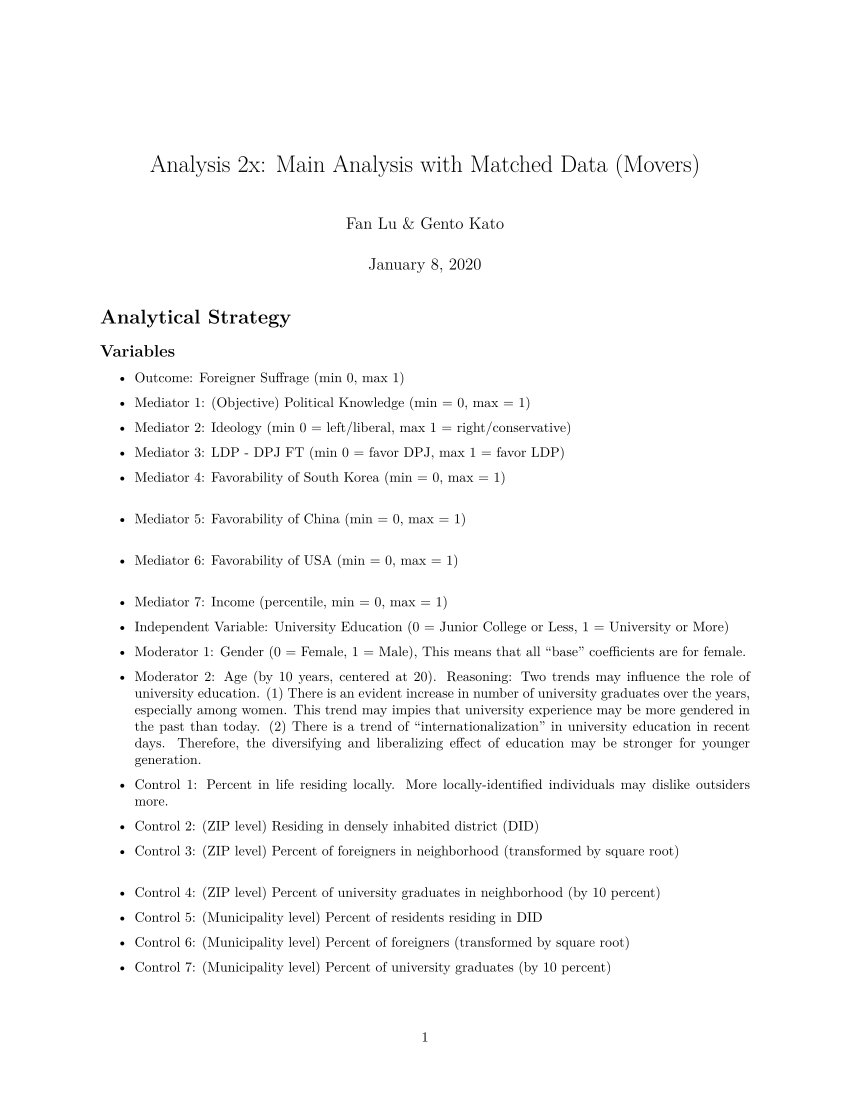

Source code (R):
#' ---
#' title: "Analysis 2x: Main Analysis with Matched Data (Movers)"
#' author: "Fan Lu & Gento Kato"
#' date: "January 8, 2020"
#' ---
#' 
#' # Analytical Strategy
#' 
#' ## Variables
#' 
#' 
#' * Outcome: Foreigner Suffrage (min 0, max 1)
#' 
#' 
#' * Mediator 1: (Objective) Political Knowledge (min = 0, max = 1)
#' * Mediator 2: Ideology (min 0 = left/liberal, max 1 = right/conservative)
#' * Mediator 3: LDP - DPJ FT (min 0 = favor DPJ, max 1 = favor LDP)
#' * Mediator 4: Favorability of South Korea (min = 0, max = 1)     
#' * Mediator 5: Favorability of China (min = 0, max = 1)     
#' * Mediator 6: Favorability of USA (min = 0, max = 1)   
#' * Mediator 7: Income (percentile, min = 0, max = 1)  
#' 
#' 
#' * Independent Variable: University Education (0 = Junior College or Less, 1 = University or More)
#' 
#' 
#' * Moderator 1: Gender (0 = Female, 1 = Male), This means that all "base" coefficients are for female.
#' * Moderator 2: Age (by 10 years, centered at 20). Reasoning: Two trends may influence the role of 
#' university education. (1) There is an evident increase in number of university graduates over 
#' the years, especially among women. This trend may impies that university experience may be 
#' more gendered in the past than today. (2) There is a trend of "internationalization" in 
#' university education in recent days. Therefore, the diversifying and liberalizing effect of 
#' education may be stronger for younger generation.   
#' 
#' * Control 1: Percent in life residing locally. More locally-identified individuals may dislike outsiders more.
#' * Control 2: (ZIP level) Residing in densely inhabited district (DID)
#' * Control 3: (ZIP level) Percent of foreigners in neighborhood (transformed by square root)        
#' * Control 4: (ZIP level) Percent of university graduates in neighborhood (by 10 percent)
#' * Control 5: (Municipality level) Percent of residents residing in DID
#' * Control 6: (Municipality level) Percent of foreigners (transformed by square root)
#' * Control 7: (Municipality level) Percent of university graduates (by 10 percent)
#'
#'                
#' ## Subset Data
#' 
#' Analysis is conducted on the following subset. 
#' 
#' If age - years of local ZIP residence is 23 or larger. 
#' 23 is the age of graduating university (the youngest possible) in Japan. 
#' Assuming that an individual is living in the local ZIP continuously, 
#' this condition implies that one moved to the ZIP of current residence 
#' (likely) after graduating the university. This incorporates the possibility 
#' that education changes attitudes through the movement in residence.
#' 
#' ## Modeling Strategy
#' 
#' All models are estimated by OLS. For outcome model, alternative model 
#' is estimated by the multinomial logit model, with 3 category DV (disagree, 
#' neither, agree), with disagree as a reference category.
#' 
#' ## Robustness Check (in this file)
#' 
#' SIFCCT has one special survey where they conducted a survey through mail. 
#' Mail survey contains identical set of variables as online survey. So I 
#' replicated the analysis with the mail survey. 
#' 
#' # Preparation 
#' 

## Clean Up Space
rm(list=ls())

## Set Working Directory (Automatically) ##
require(rstudioapi); require(rprojroot)
if (rstudioapi::isAvailable()==TRUE) {
  setwd(dirname(rstudioapi::getActiveDocumentContext()$path)); 
} 
projdir <- find_root(has_file("thisishome.txt"))
cat(paste("Working Directory Set to:\n",projdir))
setwd(projdir)

## Original Data
originaldir1a <- paste0(projdir, "/data/sifcct_zip_latest_v5.rds")
originaldir1b <- paste0(projdir, "/data/sifcct_zip_latest_panel_v5.rds")
original <- rbind(readRDS(originaldir1a),readRDS(originaldir1b))

## Matched/Unmatched Data Locations
datadir0x <- paste0(projdir, "/data/sifcct_moved_unmatched_v5.rds")
datadir1x <- paste0(projdir,"/data/sifcct_moved_matched_1_all_v5.rds")

## packages
require(sandwich)
require(lmtest)
require(MASS)
# devtools::install_github("tidyverse/ggplot2") # Need development version (as of Dec 31, 2019)
library(ggplot2)
require(texreg)
# require(nnet)
require(mlogit)
require(dfidx)
require(Formula)


## Formula (SIFCCT) ##

basemod0 <- formula(  ~ edu2*male*agex + lvpr +  
                        as.factor(wave)) # sifcct
basemodA <- formula(  ~ edu2*male*agex + lvpr +  
                        zip_did + sqrt(c10_sreg_fper) + I(c10_sreg_edu_ugsP/10) + 
                        as.factor(wave)) # sifcct
basemodB <- formula(  ~ edu2*male*agex + lvpr +  
                        didper + sqrt(c10_mun_fper) + I(c10_mun_edu_ugsP/10) + 
                        as.factor(wave)) # sifcct
basemodC <- formula(  ~ edu2*male*agex + lvpr +  
                        zip_did + sqrt(c10_sreg_fper) + I(c10_sreg_edu_ugsP/10) + 
                        didper + sqrt(c10_mun_fper) + I(c10_mun_edu_ugsP/10) + 
                        as.factor(wave)) # sifcct

## Formula (SIFCCT.mlogit) ##

outmod0.mlogit <- Formula(foreignsuff3x  ~ 0 | edu2*male*agex + lvpr +  
                            as.factor(wave)) # sifcct
outmodA.mlogit <- Formula(foreignsuff3x  ~ 0 | edu2*male*agex + lvpr +  
                            zip_did + sqrt(c10_sreg_fper) + I(c10_sreg_edu_ugsP/10) + 
                            as.factor(wave)) # sifcct
outmodB.mlogit <- Formula(foreignsuff3x  ~ 0 | edu2*male*agex + lvpr +  
                            didper + sqrt(c10_mun_fper) + I(c10_mun_edu_ugsP/10) + 
                            as.factor(wave)) # sifcct
outmodC.mlogit <- Formula(foreignsuff3x  ~ 0 | edu2*male*agex + lvpr +  
                            zip_did + sqrt(c10_sreg_fper) + I(c10_sreg_edu_ugsP/10) + 
                            didper + sqrt(c10_mun_fper) + I(c10_mun_edu_ugsP/10) + 
                            as.factor(wave)) # sifcct

## Variable Names ##

vnmap <- list("edu2" = "University education",
              "edu2 (1)" = "University education",
              "female" = "Gender (female)",
              "male" = "Gender (male)",
              "male (1)" = "Gender (male)",
              "age2" = "Age 50s or older",
              "agex" = "Age (by 10 years, centered at 45)",
              "edu2:female" = "University * Female",
              "edu2:male" = "University * Male",
              "edu2 (2)" = "University * Male",
              "edu2:age2" = "University * >=50s",
              "edu2:agex" = "University * Age",
              "edu2 (3)" = "University * Age",
              "edu2:female:age2" = "University * Female * >=50s",
              "edu2:male:age2" = "University * Male * >=50s",
              "edu2:female:agex" = "University * Female * Age",
              "edu2:male:agex" = "University * Male * Age",
              "edu2 (4)" = "University * Male * Age",
              "female:age2" = "Female * >=50s",
              "male:age2" = "Male * >=50s",
              "female:agex" = "Female * Age",
              "male:agex" = "Male * Age",
              "male (2)" = "Male * Age",
              "agecatMiddle Aged (40-50s)" = "Middle Aged (40-50s)",
              "agecatElder (>=60s)" = "Elder (>=60s)",
              "lvpr" = "% of Life Residing Locally (zip)",
              "zip_did" = "DID residence (zip)",
              "sqrt(c10_sreg_fper)" = "Foreigner % sqrt. (zip)",
              "c10_sreg_edu_ugsP" = "University % (zip)",
              "I(c10_sreg_edu_ugsP/10)" = "University % by 10% (zip)",
              "didper" = "DID proportion (mun.)",
              "sqrt(c10_mun_fper)" = "Foreigner % sqrt. (mun.)",
              "I(c10_mun_edu_ugsP/10)" = "University % by 10% (mun.)",
              "c10_mun_edu_ugsP" = "University % (mun.)")

#'
#' # With Unmatched Data
#'

sifcct <- readRDS(datadir0x)
sifcct$agex <- sifcct$age/10 - 4.5
sifcct$ldpdpjft <- original$ldpdpjft[match(paste(sifcct$id,sifcct$wave),paste(original$id,original$wave))]
summary(sifcct$ldpdpjft)
sifcct$income <- original$income[match(paste(sifcct$id,sifcct$wave),paste(original$id,original$wave))]
summary(sifcct$income)

#'
#' ## Outcome Model 
#'

## Living in Local ZIP since at least age 15 ##

s0mox_10 <- lm(update(foreignsuff ~ ., basemod0), data=sifcct[which(sifcct$age - sifcct$lvlen>=23),])
s0mox_1A <- lm(update(foreignsuff ~ ., basemodA), data=sifcct[which(sifcct$age - sifcct$lvlen>=23),])
s0mox_1B <- lm(update(foreignsuff ~ ., basemodB), data=sifcct[which(sifcct$age - sifcct$lvlen>=23),])
s0mox_1C <- lm(update(foreignsuff ~ ., basemodC), data=sifcct[which(sifcct$age - sifcct$lvlen>=23),])
screenreg(list(s0mox_10,s0mox_1A,s0mox_1B,s0mox_1C), digits = 4, #single.row = T,
          override.se = list(coeftest(s0mox_10,vcov.=vcovHC(s0mox_10))[,2],
                             coeftest(s0mox_1A,vcov.=vcovHC(s0mox_1A))[,2],
                             coeftest(s0mox_1B,vcov.=vcovHC(s0mox_1B))[,2],
                             coeftest(s0mox_1C,vcov.=vcovHC(s0mox_1C))[,2]),
          override.pvalues = list(coeftest(s0mox_10,vcov.=vcovHC(s0mox_10))[,4],
                                  coeftest(s0mox_1A,vcov.=vcovHC(s0mox_1A))[,4],
                                  coeftest(s0mox_1B,vcov.=vcovHC(s0mox_1B))[,4],
                                  coeftest(s0mox_1C,vcov.=vcovHC(s0mox_1C))[,4]),
          omit.coef = "(wave)",stars = c(0.1,0.05,0.01,0.001), symbol = "+",
          custom.coef.map = vnmap, 
          custom.model.names = c("Base","ZIP","Municipality","Full"))

#+ include = FALSE
texreg(list(s0mox_10,s0mox_1A,s0mox_1B,s0mox_1C), digits = 4, #single.row = T,
       override.se = list(coeftest(s0mox_10,vcov.=vcovHC(s0mox_10))[,2],
                          coeftest(s0mox_1A,vcov.=vcovHC(s0mox_1A))[,2],
                          coeftest(s0mox_1B,vcov.=vcovHC(s0mox_1B))[,2],
                          coeftest(s0mox_1C,vcov.=vcovHC(s0mox_1C))[,2]),
       override.pvalues = list(coeftest(s0mox_10,vcov.=vcovHC(s0mox_10))[,4],
                               coeftest(s0mox_1A,vcov.=vcovHC(s0mox_1A))[,4],
                               coeftest(s0mox_1B,vcov.=vcovHC(s0mox_1B))[,4],
                               coeftest(s0mox_1C,vcov.=vcovHC(s0mox_1C))[,4]),
       omit.coef = "(wave)",stars = c(0.1,0.05,0.01,0.001), symbol = "\\dagger",
       custom.coef.map = vnmap, 
       custom.model.names = c("Base","ZIP","Municipality","Full"),
       booktabs = TRUE, dcolumn = TRUE, use.packages = FALSE, table = FALSE, fontsize = "scriptsize",
       file = paste0(projdir,"/out/s0mox_1_tabular.tex"))

#+
extout <- function(gender,ageset,sub=1) {
  
  if (gender=="Male") sifcct$gender <- sifcct$female
  if (gender=="Female") sifcct$gender <- sifcct$male
  sifcct$ageset <- (sifcct$age - ageset)/10
  
  if (sub==1) {
    modset <- lm(foreignsuff ~ edu2 * gender * ageset + lvpr + zip_did + sqrt(c10_sreg_fper) + 
                   I(c10_sreg_edu_ugsP/10) + didper + sqrt(c10_mun_fper) + I(c10_mun_edu_ugsP/10) + 
                   as.factor(wave), data=sifcct[which(sifcct$age - sifcct$lvlen<=15),])
    subname = "Stayed"
  } else {
    modset <- lm(foreignsuff ~ edu2 * gender * ageset + lvpr + as.factor(wave), 
                 data=sifcct[which(sifcct$age - sifcct$lvlen>=23),])
    subname = "Moved"
  }
  
  
  res <- c(gender,ageset,coef(modset)[2],
           coefci(modset, vcov.=vcovHC(modset), level = 0.95)[2,],
           coefci(modset, vcov.=vcovHC(modset), level = 0.90)[2,],
           coeftest(modset, vcov.=vcovHC(modset))[2,c(2,4)],
           subname)
  names(res) <- c("gender","age","est","lci95","uci95","lci90","uci90","se","p","lv")
  
  return(res)
  
}

outdt0x <- rbind(extout("Female",25,2),
                extout("Female",35,2),
                extout("Female",45,2),
                extout("Female",55,2),
                extout("Female",65,2),
                extout("Male",25,2),
                extout("Male",35,2),
                extout("Male",45,2),
                extout("Male",55,2),
                extout("Male",65,2))
outdt0x <- as.data.frame(outdt0x)
for(i in 2:9) outdt0x[,i] <- as.numeric(outdt0x[,i])
outdt0x$gender <- factor(outdt0x$gender, levels=unique(outdt0x$gender))
summary(outdt0x)

#'
#' ## Outcome Model 2
#'

## Living in Local ZIP since at least age 15 ##

# require(nnet)
# s0mox2_10 <- multinom(update(foreignsuff3x ~ ., basemod0), data=sifcct[which(sifcct$age - sifcct$lvlen>=23),])
# s0mox2_1A <- multinom(update(foreignsuff3x ~ ., basemodA), data=sifcct[which(sifcct$age - sifcct$lvlen>=23),])
# s0mox2_1B <- multinom(update(foreignsuff3x ~ ., basemodB), data=sifcct[which(sifcct$age - sifcct$lvlen>=23),])
# s0mox2_1C <- multinom(update(foreignsuff3x ~ ., basemodC), data=sifcct[which(sifcct$age - sifcct$lvlen>=23),])

sifcct.mlogit <- dfidx(sifcct[which(sifcct$age - sifcct$lvlen>=23),],
                       shape = "wide", choice = "foreignsuff3x")
# # levels(sifcct.mlogit$idx$id2) <- c("Disagree","Neither","Agree")
s0mox2_10 <- mlogit(outmod0.mlogit, data=sifcct.mlogit, reflevel="Disagree")
s0mox2_1A <- mlogit(outmodA.mlogit, data=sifcct.mlogit, reflevel="Disagree")
s0mox2_1B <- mlogit(outmodB.mlogit, data=sifcct.mlogit, reflevel="Disagree")
s0mox2_1C <- mlogit(outmodC.mlogit, data=sifcct.mlogit, reflevel="Disagree")

screenreg(list(s0mox2_10,s0mox2_1A), digits = 4, #single.row = T,
          override.se = list(coeftest(s0mox2_10,vcov=sandwich)[grep(":Neither",names(coef(s0mox2_10))),2],
                             coeftest(s0mox2_10,vcov=sandwich)[grep(":Agree",names(coef(s0mox2_10))),2],
                             coeftest(s0mox2_1A,vcov=sandwich)[grep(":Neither",names(coef(s0mox2_1A))),2],
                             coeftest(s0mox2_1A,vcov=sandwich)[grep(":Agree",names(coef(s0mox2_1A))),2]),
          override.pvalues = list(coeftest(s0mox2_10,vcov=sandwich)[grep(":Neither",names(coef(s0mox2_10))),4],
                                  coeftest(s0mox2_10,vcov=sandwich)[grep(":Agree",names(coef(s0mox2_10))),4],
                                  coeftest(s0mox2_1A,vcov=sandwich)[grep(":Neither",names(coef(s0mox2_1A))),4],
                                  coeftest(s0mox2_1A,vcov=sandwich)[grep(":Agree",names(coef(s0mox2_1A))),4]),
          beside = T,
          omit.coef = "(wave)",stars = c(0.1,0.05,0.01,0.001), symbol = "+", 
          custom.model.names = c("Base: Agree","Base: Neither",
                                 "ZIP: Agree","ZIP: Neither"),
          custom.coef.map = vnmap)
screenreg(list(s0mox2_1B,s0mox2_1C), digits = 4, #single.row = T,
          override.se = list(coeftest(s0mox2_1B,vcov=sandwich)[grep(":Neither",names(coef(s0mox2_1B))),2],
                             coeftest(s0mox2_1B,vcov=sandwich)[grep(":Agree",names(coef(s0mox2_1B))),2],
                             coeftest(s0mox2_1C,vcov=sandwich)[grep(":Neither",names(coef(s0mox2_1C))),2],
                             coeftest(s0mox2_1C,vcov=sandwich)[grep(":Agree",names(coef(s0mox2_1C))),2]),
          override.pvalues = list(coeftest(s0mox2_1B,vcov=sandwich)[grep(":Neither",names(coef(s0mox2_1B))),4],
                                  coeftest(s0mox2_1B,vcov=sandwich)[grep(":Agree",names(coef(s0mox2_1B))),4],
                                  coeftest(s0mox2_1C,vcov=sandwich)[grep(":Neither",names(coef(s0mox2_1C))),4],
                                  coeftest(s0mox2_1C,vcov=sandwich)[grep(":Agree",names(coef(s0mox2_1C))),4]),
          beside = T,
          omit.coef = "(wave)",stars = c(0.1,0.05,0.01,0.001), symbol = "+",
          custom.coef.map = vnmap,
          custom.model.names = c("Mun.: Agree","Mun.: Neither",
                                 "Full: Agree","Full: Neither"))

#+ include = FALSE
texreg(list(s0mox2_10,s0mox2_1A), digits = 4, #single.row = T,
       override.se = list(coeftest(s0mox2_10,vcov=sandwich)[grep(":Neither",names(coef(s0mox2_10))),2],
                          coeftest(s0mox2_10,vcov=sandwich)[grep(":Agree",names(coef(s0mox2_10))),2],
                          coeftest(s0mox2_1A,vcov=sandwich)[grep(":Neither",names(coef(s0mox2_1A))),2],
                          coeftest(s0mox2_1A,vcov=sandwich)[grep(":Agree",names(coef(s0mox2_1A))),2]),
       override.pvalues = list(coeftest(s0mox2_10,vcov=sandwich)[grep(":Neither",names(coef(s0mox2_10))),4],
                               coeftest(s0mox2_10,vcov=sandwich)[grep(":Agree",names(coef(s0mox2_10))),4],
                               coeftest(s0mox2_1A,vcov=sandwich)[grep(":Neither",names(coef(s0mox2_1A))),4],
                               coeftest(s0mox2_1A,vcov=sandwich)[grep(":Agree",names(coef(s0mox2_1A))),4]),
       beside = T,
       omit.coef = "(wave)",stars = c(0.1,0.05,0.01,0.001), symbol = "\\dagger", 
       custom.model.names = c("Base: Agree","Base: Neither",
                              "ZIP: Agree","ZIP: Neither"),
       custom.coef.map = vnmap,
       booktabs = TRUE, dcolumn = TRUE, use.packages = FALSE, table = FALSE, fontsize = "scriptsize",
       file = paste0(projdir,"/out/s0mox2_1_1_tabular.tex"))
texreg(list(s0mox2_1B,s0mox2_1C), digits = 4, #single.row = T,
       override.se = list(coeftest(s0mox2_1B,vcov=sandwich)[grep(":Neither",names(coef(s0mox2_1B))),2],
                          coeftest(s0mox2_1B,vcov=sandwich)[grep(":Agree",names(coef(s0mox2_1B))),2],
                          coeftest(s0mox2_1C,vcov=sandwich)[grep(":Neither",names(coef(s0mox2_1C))),2],
                          coeftest(s0mox2_1C,vcov=sandwich)[grep(":Agree",names(coef(s0mox2_1C))),2]),
       override.pvalues = list(coeftest(s0mox2_1B,vcov=sandwich)[grep(":Neither",names(coef(s0mox2_1B))),4],
                               coeftest(s0mox2_1B,vcov=sandwich)[grep(":Agree",names(coef(s0mox2_1B))),4],
                               coeftest(s0mox2_1C,vcov=sandwich)[grep(":Neither",names(coef(s0mox2_1C))),4],
                               coeftest(s0mox2_1C,vcov=sandwich)[grep(":Agree",names(coef(s0mox2_1C))),4]),
       beside = T,
       omit.coef = "(wave)",stars = c(0.1,0.05,0.01,0.001), symbol = "\\dagger",
       custom.coef.map = vnmap,
       custom.model.names = c("Mun.: Agree","Mun.: Neither",
                              "Full: Agree","Full: Neither"),
       booktabs = TRUE, dcolumn = TRUE, use.packages = FALSE, table = FALSE, fontsize = "scriptsize",
       file = paste0(projdir,"/out/s0mox2_1_2_tabular.tex"))

#+
extout <- function(gender,ageset,sub=1) {
  
  if (gender=="Male") sifcct$gender <- sifcct$female
  if (gender=="Female") sifcct$gender <- sifcct$male
  sifcct$ageset <- (sifcct$age - ageset)/10
  
  if (sub==1) {
    # modset <- multinom(foreignsuff3x ~ edu2 * gender * ageset + lvpr + zip_did + sqrt(c10_sreg_fper) + 
    #                      I(c10_sreg_edu_ugsP/10) + didper + sqrt(c10_mun_fper) + I(c10_mun_edu_ugsP/10) + 
    #                      as.factor(wave), data=sifcct[which(sifcct$age - sifcct$lvlen<=15),],
    #                    Hess = TRUE)
    sifcct.mlogit.tmp <- dfidx(sifcct[which(sifcct$age - sifcct$lvlen<=15),],
                               shape = "wide", choice = "foreignsuff3x")
    # levels(sifcct.mlogit.tmp$idx$id2) <- c("Disagree","Neither","Agree")
    modset <- mlogit(foreignsuff3x ~ 0 | edu2 * gender * ageset + lvpr + zip_did + sqrt(c10_sreg_fper) + 
                       I(c10_sreg_edu_ugsP/10) + didper + sqrt(c10_mun_fper) + I(c10_mun_edu_ugsP/10) + 
                       as.factor(wave), data=sifcct.mlogit.tmp, reflevel = "Disagree")
    subname = "Stayed"
  } else {
    # modset <- multinom(foreignsuff3x ~ edu2 * gender * ageset + lvpr + as.factor(wave), 
    #                    data=sifcct[which(sifcct$age - sifcct$lvlen>=23),],
    #                    Hess = TRUE)
    sifcct.mlogit.tmp <- dfidx(sifcct[which(sifcct$age - sifcct$lvlen>=23),],
                               shape = "wide", choice = "foreignsuff3x")
    # levels(sifcct.mlogit.tmp$idx$id2) <- c("Disagree","Neither","Agree")
    modset <- mlogit(foreignsuff3x ~ 0 | edu2 * gender * ageset + lvpr + as.factor(wave), 
                     data=sifcct.mlogit.tmp, reflevel = "Disagree")
    subname = "Moved"
  }
  
  # modres <- extract(modset)
  
  # res <- c(gender,ageset,modres@coef[grep("^Agree: edu2$",modres@coef.names)],
  #          modres@coef[grep("^Agree: edu2$",modres@coef.names)] - qnorm(0.975)*modres@se[grep("^Agree: edu2$",modres@coef.names)],
  #          modres@coef[grep("^Agree: edu2$",modres@coef.names)] + qnorm(0.975)*modres@se[grep("^Agree: edu2$",modres@coef.names)],
  #          modres@coef[grep("^Agree: edu2$",modres@coef.names)] - qnorm(0.95)*modres@se[grep("^Agree: edu2$",modres@coef.names)],
  #          modres@coef[grep("^Agree: edu2$",modres@coef.names)] + qnorm(0.95)*modres@se[grep("^Agree: edu2$",modres@coef.names)],
  #          modres@se[grep("^Agree: edu2$",modres@coef.names)],
  #          modres@pvalues[grep("^Agree: edu2$",modres@coef.names)],
  #          subname)
  res <- c(gender,ageset,coef(modset)[3],
           coefci(modset, vcov=sandwich, level = 0.95)[3,],
           coefci(modset, vcov=sandwich, level = 0.90)[3,],
           coeftest(modset, vcov=sandwich)[3,c(2,4)],
           subname)
  
  names(res) <- c("gender","age","est","lci95","uci95","lci90","uci90","se","p","lv")
  
  return(res)
  
}

outdt0xm <- rbind(extout("Female",25,2),
                 extout("Female",35,2),
                 extout("Female",45,2),
                 extout("Female",55,2),
                 extout("Female",65,2),
                 extout("Male",25,2),
                 extout("Male",35,2),
                 extout("Male",45,2),
                 extout("Male",55,2),
                 extout("Male",65,2))
outdt0xm <- as.data.frame(outdt0xm)
for(i in 2:9) outdt0xm[,i] <- as.numeric(outdt0xm[,i])
outdt0xm$gender <- factor(outdt0xm$gender, levels=unique(outdt0xm$gender))
summary(outdt0xm)

#'
#' ## Mediator Models
#' 
#' ## Knowledge
#'

s0mmx01_10 <- lm(update(knowledge ~ ., basemod0), data=sifcct[which(sifcct$age - sifcct$lvlen>=23),])
s0mmx01_1A <- lm(update(knowledge ~ ., basemodA), data=sifcct[which(sifcct$age - sifcct$lvlen>=23),])
s0mmx01_1B <- lm(update(knowledge ~ ., basemodB), data=sifcct[which(sifcct$age - sifcct$lvlen>=23),])
s0mmx01_1C <- lm(update(knowledge ~ ., basemodC), data=sifcct[which(sifcct$age - sifcct$lvlen>=23),])
screenreg(list(s0mmx01_10,s0mmx01_1A,s0mmx01_1B,s0mmx01_1C), digits = 4, #single.row = T,
          override.se = list(coeftest(s0mmx01_10,vcov.=vcovHC(s0mmx01_10))[,2],
                             coeftest(s0mmx01_1A,vcov.=vcovHC(s0mmx01_1A))[,2],
                             coeftest(s0mmx01_1B,vcov.=vcovHC(s0mmx01_1B))[,2],
                             coeftest(s0mmx01_1C,vcov.=vcovHC(s0mmx01_1C))[,2]),
          override.pvalues = list(coeftest(s0mmx01_10,vcov.=vcovHC(s0mmx01_10))[,4],
                                  coeftest(s0mmx01_1A,vcov.=vcovHC(s0mmx01_1A))[,4],
                                  coeftest(s0mmx01_1B,vcov.=vcovHC(s0mmx01_1B))[,4],
                                  coeftest(s0mmx01_1C,vcov.=vcovHC(s0mmx01_1C))[,4]),
          omit.coef = "(wave)", stars = c(0.1,0.05,0.01,0.001), symbol = "+",
          custom.coef.map = vnmap, 
          custom.model.names = c("Base","ZIP","Municipality","Full"))

#+ include = FALSE
texreg(list(s0mmx01_10,s0mmx01_1A,s0mmx01_1B,s0mmx01_1C), digits = 4, #single.row = T,
       override.se = list(coeftest(s0mmx01_10,vcov.=vcovHC(s0mmx01_10))[,2],
                          coeftest(s0mmx01_1A,vcov.=vcovHC(s0mmx01_1A))[,2],
                          coeftest(s0mmx01_1B,vcov.=vcovHC(s0mmx01_1B))[,2],
                          coeftest(s0mmx01_1C,vcov.=vcovHC(s0mmx01_1C))[,2]),
       override.pvalues = list(coeftest(s0mmx01_10,vcov.=vcovHC(s0mmx01_10))[,4],
                               coeftest(s0mmx01_1A,vcov.=vcovHC(s0mmx01_1A))[,4],
                               coeftest(s0mmx01_1B,vcov.=vcovHC(s0mmx01_1B))[,4],
                               coeftest(s0mmx01_1C,vcov.=vcovHC(s0mmx01_1C))[,4]),
       omit.coef = "(wave)", stars = c(0.1,0.05,0.01,0.001), symbol = "\\dagger",
       custom.coef.map = vnmap, 
       custom.model.names = c("Base","ZIP","Municipality","Full"),
       booktabs = TRUE, dcolumn = TRUE, use.packages = FALSE, table = FALSE, fontsize = "scriptsize",
       file = paste0(projdir,"/out/s0mmx01_1_tabular.tex"))



#'
#' ## Ideology
#'

s0mmx02_10 <- lm(update(ideology ~ ., basemod0), data=sifcct[which(sifcct$age - sifcct$lvlen>=23),])
s0mmx02_1A <- lm(update(ideology ~ ., basemodA), data=sifcct[which(sifcct$age - sifcct$lvlen>=23),])
s0mmx02_1B <- lm(update(ideology ~ ., basemodB), data=sifcct[which(sifcct$age - sifcct$lvlen>=23),])
s0mmx02_1C <- lm(update(ideology ~ ., basemodC), data=sifcct[which(sifcct$age - sifcct$lvlen>=23),])
screenreg(list(s0mmx02_10,s0mmx02_1A,s0mmx02_1B,s0mmx02_1C), digits = 4, #single.row = T,
          override.se = list(coeftest(s0mmx02_10,vcov.=vcovHC(s0mmx02_10))[,2],
                             coeftest(s0mmx02_1A,vcov.=vcovHC(s0mmx02_1A))[,2],
                             coeftest(s0mmx02_1B,vcov.=vcovHC(s0mmx02_1B))[,2],
                             coeftest(s0mmx02_1C,vcov.=vcovHC(s0mmx02_1C))[,2]),
          override.pvalues = list(coeftest(s0mmx02_10,vcov.=vcovHC(s0mmx02_10))[,4],
                                  coeftest(s0mmx02_1A,vcov.=vcovHC(s0mmx02_1A))[,4],
                                  coeftest(s0mmx02_1B,vcov.=vcovHC(s0mmx02_1B))[,4],
                                  coeftest(s0mmx02_1C,vcov.=vcovHC(s0mmx02_1C))[,4]),
          omit.coef = "(wave)", stars = c(0.1,0.05,0.01,0.001), symbol = "+",
          custom.coef.map = vnmap, 
          custom.model.names = c("Base","ZIP","Municipality","Full"))

#+ include = FALSE
texreg(list(s0mmx02_10,s0mmx02_1A,s0mmx02_1B,s0mmx02_1C), digits = 4, #single.row = T,
       override.se = list(coeftest(s0mmx02_10,vcov.=vcovHC(s0mmx02_10))[,2],
                          coeftest(s0mmx02_1A,vcov.=vcovHC(s0mmx02_1A))[,2],
                          coeftest(s0mmx02_1B,vcov.=vcovHC(s0mmx02_1B))[,2],
                          coeftest(s0mmx02_1C,vcov.=vcovHC(s0mmx02_1C))[,2]),
       override.pvalues = list(coeftest(s0mmx02_10,vcov.=vcovHC(s0mmx02_10))[,4],
                               coeftest(s0mmx02_1A,vcov.=vcovHC(s0mmx02_1A))[,4],
                               coeftest(s0mmx02_1B,vcov.=vcovHC(s0mmx02_1B))[,4],
                               coeftest(s0mmx02_1C,vcov.=vcovHC(s0mmx02_1C))[,4]),
       omit.coef = "(wave)", stars = c(0.1,0.05,0.01,0.001), symbol = "\\dagger",
       custom.coef.map = vnmap, 
       custom.model.names = c("Base","ZIP","Municipality","Full"),
       booktabs = TRUE, dcolumn = TRUE, use.packages = FALSE, table = FALSE, fontsize = "scriptsize",
       file = paste0(projdir,"/out/s0mmx02_1_tabular.tex"))

#'
#' ## LDP - DPJ FT
#'

s0mmx03_10 <- lm(update(ldpdpjft ~ ., basemod0), data=sifcct[which(sifcct$age - sifcct$lvlen>=23),])
s0mmx03_1A <- lm(update(ldpdpjft ~ ., basemodA), data=sifcct[which(sifcct$age - sifcct$lvlen>=23),])
s0mmx03_1B <- lm(update(ldpdpjft ~ ., basemodB), data=sifcct[which(sifcct$age - sifcct$lvlen>=23),])
s0mmx03_1C <- lm(update(ldpdpjft ~ ., basemodC), data=sifcct[which(sifcct$age - sifcct$lvlen>=23),])
screenreg(list(s0mmx03_10,s0mmx03_1A,s0mmx03_1B,s0mmx03_1C), digits = 4, #single.row = T,
          override.se = list(coeftest(s0mmx03_10,vcov.=vcovHC(s0mmx03_10))[,2],
                             coeftest(s0mmx03_1A,vcov.=vcovHC(s0mmx03_1A))[,2],
                             coeftest(s0mmx03_1B,vcov.=vcovHC(s0mmx03_1B))[,2],
                             coeftest(s0mmx03_1C,vcov.=vcovHC(s0mmx03_1C))[,2]),
          override.pvalues = list(coeftest(s0mmx03_10,vcov.=vcovHC(s0mmx03_10))[,4],
                                  coeftest(s0mmx03_1A,vcov.=vcovHC(s0mmx03_1A))[,4],
                                  coeftest(s0mmx03_1B,vcov.=vcovHC(s0mmx03_1B))[,4],
                                  coeftest(s0mmx03_1C,vcov.=vcovHC(s0mmx03_1C))[,4]),
          omit.coef = "(wave)", stars = c(0.1,0.05,0.01,0.001), symbol = "+",
          custom.coef.map = vnmap, 
          custom.model.names = c("Base","ZIP","Municipality","Full"))

#+ include = FALSE
texreg(list(s0mmx03_10,s0mmx03_1A,s0mmx03_1B,s0mmx03_1C), digits = 4, #single.row = T,
       override.se = list(coeftest(s0mmx03_10,vcov.=vcovHC(s0mmx03_10))[,2],
                          coeftest(s0mmx03_1A,vcov.=vcovHC(s0mmx03_1A))[,2],
                          coeftest(s0mmx03_1B,vcov.=vcovHC(s0mmx03_1B))[,2],
                          coeftest(s0mmx03_1C,vcov.=vcovHC(s0mmx03_1C))[,2]),
       override.pvalues = list(coeftest(s0mmx03_10,vcov.=vcovHC(s0mmx03_10))[,4],
                               coeftest(s0mmx03_1A,vcov.=vcovHC(s0mmx03_1A))[,4],
                               coeftest(s0mmx03_1B,vcov.=vcovHC(s0mmx03_1B))[,4],
                               coeftest(s0mmx03_1C,vcov.=vcovHC(s0mmx03_1C))[,4]),
       omit.coef = "(wave)", stars = c(0.1,0.05,0.01,0.001), symbol = "\\dagger",
       custom.coef.map = vnmap, 
       custom.model.names = c("Base","ZIP","Municipality","Full"),
       booktabs = TRUE, dcolumn = TRUE, use.packages = FALSE, table = FALSE, fontsize = "scriptsize",
       file = paste0(projdir,"/out/s0mmx03_1_tabular.tex"))


#'
#' ## Favorability of South Korea
#'

s0mmx04_10 <- lm(update(familiarityFT_KOR ~ ., basemod0), data=sifcct[which(sifcct$age - sifcct$lvlen>=23),])
s0mmx04_1A <- lm(update(familiarityFT_KOR ~ ., basemodA), data=sifcct[which(sifcct$age - sifcct$lvlen>=23),])
s0mmx04_1B <- lm(update(familiarityFT_KOR ~ ., basemodB), data=sifcct[which(sifcct$age - sifcct$lvlen>=23),])
s0mmx04_1C <- lm(update(familiarityFT_KOR ~ ., basemodC), data=sifcct[which(sifcct$age - sifcct$lvlen>=23),])
screenreg(list(s0mmx04_10,s0mmx04_1A,s0mmx04_1B,s0mmx04_1C), digits = 4, #single.row = T,
          override.se = list(coeftest(s0mmx04_10,vcov.=vcovHC(s0mmx04_10))[,2],
                             coeftest(s0mmx04_1A,vcov.=vcovHC(s0mmx04_1A))[,2],
                             coeftest(s0mmx04_1B,vcov.=vcovHC(s0mmx04_1B))[,2],
                             coeftest(s0mmx04_1C,vcov.=vcovHC(s0mmx04_1C))[,2]),
          override.pvalues = list(coeftest(s0mmx04_10,vcov.=vcovHC(s0mmx04_10))[,4],
                                  coeftest(s0mmx04_1A,vcov.=vcovHC(s0mmx04_1A))[,4],
                                  coeftest(s0mmx04_1B,vcov.=vcovHC(s0mmx04_1B))[,4],
                                  coeftest(s0mmx04_1C,vcov.=vcovHC(s0mmx04_1C))[,4]),
          omit.coef = "(wave)", stars = c(0.1,0.05,0.01,0.001), symbol = "+",
          custom.coef.map = vnmap, 
          custom.model.names = c("Base","ZIP","Municipality","Full"))

#+ include = FALSE
texreg(list(s0mmx04_10,s0mmx04_1A,s0mmx04_1B,s0mmx04_1C), digits = 4, #single.row = T,
       override.se = list(coeftest(s0mmx04_10,vcov.=vcovHC(s0mmx04_10))[,2],
                          coeftest(s0mmx04_1A,vcov.=vcovHC(s0mmx04_1A))[,2],
                          coeftest(s0mmx04_1B,vcov.=vcovHC(s0mmx04_1B))[,2],
                          coeftest(s0mmx04_1C,vcov.=vcovHC(s0mmx04_1C))[,2]),
       override.pvalues = list(coeftest(s0mmx04_10,vcov.=vcovHC(s0mmx04_10))[,4],
                               coeftest(s0mmx04_1A,vcov.=vcovHC(s0mmx04_1A))[,4],
                               coeftest(s0mmx04_1B,vcov.=vcovHC(s0mmx04_1B))[,4],
                               coeftest(s0mmx04_1C,vcov.=vcovHC(s0mmx04_1C))[,4]),
       omit.coef = "(wave)", stars = c(0.1,0.05,0.01,0.001), symbol = "\\dagger",
       custom.coef.map = vnmap, 
       custom.model.names = c("Base","ZIP","Municipality","Full"),
       booktabs = TRUE, dcolumn = TRUE, use.packages = FALSE, table = FALSE, fontsize = "scriptsize",
       file = paste0(projdir,"/out/s0mmx04_1_tabular.tex"))

#'
#' ## Favorability of China
#'

s0mmx05_10 <- lm(update(familiarityFT_CHN ~ ., basemod0), data=sifcct[which(sifcct$age - sifcct$lvlen>=23),])
s0mmx05_1A <- lm(update(familiarityFT_CHN ~ ., basemodA), data=sifcct[which(sifcct$age - sifcct$lvlen>=23),])
s0mmx05_1B <- lm(update(familiarityFT_CHN ~ ., basemodB), data=sifcct[which(sifcct$age - sifcct$lvlen>=23),])
s0mmx05_1C <- lm(update(familiarityFT_CHN ~ ., basemodC), data=sifcct[which(sifcct$age - sifcct$lvlen>=23),])
screenreg(list(s0mmx05_10,s0mmx05_1A,s0mmx05_1B,s0mmx05_1C), digits = 4, #single.row = T,
          override.se = list(coeftest(s0mmx05_10,vcov.=vcovHC(s0mmx05_10))[,2],
                             coeftest(s0mmx05_1A,vcov.=vcovHC(s0mmx05_1A))[,2],
                             coeftest(s0mmx05_1B,vcov.=vcovHC(s0mmx05_1B))[,2],
                             coeftest(s0mmx05_1C,vcov.=vcovHC(s0mmx05_1C))[,2]),
          override.pvalues = list(coeftest(s0mmx05_10,vcov.=vcovHC(s0mmx05_10))[,4],
                                  coeftest(s0mmx05_1A,vcov.=vcovHC(s0mmx05_1A))[,4],
                                  coeftest(s0mmx05_1B,vcov.=vcovHC(s0mmx05_1B))[,4],
                                  coeftest(s0mmx05_1C,vcov.=vcovHC(s0mmx05_1C))[,4]),
          omit.coef = "(wave)", stars = c(0.1,0.05,0.01,0.001), symbol = "+",
          custom.coef.map = vnmap, 
          custom.model.names = c("Base","ZIP","Municipality","Full"))

#+ include = FALSE
texreg(list(s0mmx05_10,s0mmx05_1A,s0mmx05_1B,s0mmx05_1C), digits = 4, #single.row = T,
       override.se = list(coeftest(s0mmx05_10,vcov.=vcovHC(s0mmx05_10))[,2],
                          coeftest(s0mmx05_1A,vcov.=vcovHC(s0mmx05_1A))[,2],
                          coeftest(s0mmx05_1B,vcov.=vcovHC(s0mmx05_1B))[,2],
                          coeftest(s0mmx05_1C,vcov.=vcovHC(s0mmx05_1C))[,2]),
       override.pvalues = list(coeftest(s0mmx05_10,vcov.=vcovHC(s0mmx05_10))[,4],
                               coeftest(s0mmx05_1A,vcov.=vcovHC(s0mmx05_1A))[,4],
                               coeftest(s0mmx05_1B,vcov.=vcovHC(s0mmx05_1B))[,4],
                               coeftest(s0mmx05_1C,vcov.=vcovHC(s0mmx05_1C))[,4]),
       omit.coef = "(wave)", stars = c(0.1,0.05,0.01,0.001), symbol = "\\dagger",
       custom.coef.map = vnmap, 
       custom.model.names = c("Base","ZIP","Municipality","Full"),
       booktabs = TRUE, dcolumn = TRUE, use.packages = FALSE, table = FALSE, fontsize = "scriptsize",
       file = paste0(projdir,"/out/s0mmx05_1_tabular.tex"))

#'
#' ## Favorability of USA
#'

s0mmx06_10 <- lm(update(familiarityFT_USA ~ ., basemod0), data=sifcct[which(sifcct$age - sifcct$lvlen>=23),])
s0mmx06_1A <- lm(update(familiarityFT_USA ~ ., basemodA), data=sifcct[which(sifcct$age - sifcct$lvlen>=23),])
s0mmx06_1B <- lm(update(familiarityFT_USA ~ ., basemodB), data=sifcct[which(sifcct$age - sifcct$lvlen>=23),])
s0mmx06_1C <- lm(update(familiarityFT_USA ~ ., basemodC), data=sifcct[which(sifcct$age - sifcct$lvlen>=23),])
screenreg(list(s0mmx06_10,s0mmx06_1A,s0mmx06_1B,s0mmx06_1C), digits = 4, #single.row = T,
          override.se = list(coeftest(s0mmx06_10,vcov.=vcovHC(s0mmx06_10))[,2],
                             coeftest(s0mmx06_1A,vcov.=vcovHC(s0mmx06_1A))[,2],
                             coeftest(s0mmx06_1B,vcov.=vcovHC(s0mmx06_1B))[,2],
                             coeftest(s0mmx06_1C,vcov.=vcovHC(s0mmx06_1C))[,2]),
          override.pvalues = list(coeftest(s0mmx06_10,vcov.=vcovHC(s0mmx06_10))[,4],
                                  coeftest(s0mmx06_1A,vcov.=vcovHC(s0mmx06_1A))[,4],
                                  coeftest(s0mmx06_1B,vcov.=vcovHC(s0mmx06_1B))[,4],
                                  coeftest(s0mmx06_1C,vcov.=vcovHC(s0mmx06_1C))[,4]),
          omit.coef = "(wave)", stars = c(0.1,0.05,0.01,0.001), symbol = "+",
          custom.coef.map = vnmap, 
          custom.model.names = c("Base","ZIP","Municipality","Full"))

#+ include = FALSE
texreg(list(s0mmx06_10,s0mmx06_1A,s0mmx06_1B,s0mmx06_1C), digits = 4, #single.row = T,
       override.se = list(coeftest(s0mmx06_10,vcov.=vcovHC(s0mmx06_10))[,2],
                          coeftest(s0mmx06_1A,vcov.=vcovHC(s0mmx06_1A))[,2],
                          coeftest(s0mmx06_1B,vcov.=vcovHC(s0mmx06_1B))[,2],
                          coeftest(s0mmx06_1C,vcov.=vcovHC(s0mmx06_1C))[,2]),
       override.pvalues = list(coeftest(s0mmx06_10,vcov.=vcovHC(s0mmx06_10))[,4],
                               coeftest(s0mmx06_1A,vcov.=vcovHC(s0mmx06_1A))[,4],
                               coeftest(s0mmx06_1B,vcov.=vcovHC(s0mmx06_1B))[,4],
                               coeftest(s0mmx06_1C,vcov.=vcovHC(s0mmx06_1C))[,4]),
       omit.coef = "(wave)", stars = c(0.1,0.05,0.01,0.001), symbol = "\\dagger",
       custom.coef.map = vnmap, 
       custom.model.names = c("Base","ZIP","Municipality","Full"),
       booktabs = TRUE, dcolumn = TRUE, use.packages = FALSE, table = FALSE, fontsize = "scriptsize",
       file = paste0(projdir,"/out/s0mmx06_1_tabular.tex"))


#' 
#' ## Income
#'

s0mmx07_10 <- lm(update(income ~ ., basemod0), data=sifcct[which(sifcct$age - sifcct$lvlen>=23),])
s0mmx07_1A <- lm(update(income ~ ., basemodA), data=sifcct[which(sifcct$age - sifcct$lvlen>=23),])
s0mmx07_1B <- lm(update(income ~ ., basemodB), data=sifcct[which(sifcct$age - sifcct$lvlen>=23),])
s0mmx07_1C <- lm(update(income ~ ., basemodC), data=sifcct[which(sifcct$age - sifcct$lvlen>=23),])
screenreg(list(s0mmx07_10,s0mmx07_1A,s0mmx07_1B,s0mmx07_1C), digits = 4, #single.row = T,
          override.se = list(coeftest(s0mmx07_10,vcov.=vcovHC(s0mmx07_10))[,2],
                             coeftest(s0mmx07_1A,vcov.=vcovHC(s0mmx07_1A))[,2],
                             coeftest(s0mmx07_1B,vcov.=vcovHC(s0mmx07_1B))[,2],
                             coeftest(s0mmx07_1C,vcov.=vcovHC(s0mmx07_1C))[,2]),
          override.pvalues = list(coeftest(s0mmx07_10,vcov.=vcovHC(s0mmx07_10))[,4],
                                  coeftest(s0mmx07_1A,vcov.=vcovHC(s0mmx07_1A))[,4],
                                  coeftest(s0mmx07_1B,vcov.=vcovHC(s0mmx07_1B))[,4],
                                  coeftest(s0mmx07_1C,vcov.=vcovHC(s0mmx07_1C))[,4]),
          omit.coef = "(wave)", stars = c(0.1,0.05,0.01,0.001), symbol = "+",
          custom.coef.map = vnmap, 
          custom.model.names = c("Base","ZIP","Municipality","Full"))

#+ include = FALSE
texreg(list(s0mmx07_10,s0mmx07_1A,s0mmx07_1B,s0mmx07_1C), digits = 4, #single.row = T,
       override.se = list(coeftest(s0mmx07_10,vcov.=vcovHC(s0mmx07_10))[,2],
                          coeftest(s0mmx07_1A,vcov.=vcovHC(s0mmx07_1A))[,2],
                          coeftest(s0mmx07_1B,vcov.=vcovHC(s0mmx07_1B))[,2],
                          coeftest(s0mmx07_1C,vcov.=vcovHC(s0mmx07_1C))[,2]),
       override.pvalues = list(coeftest(s0mmx07_10,vcov.=vcovHC(s0mmx07_10))[,4],
                               coeftest(s0mmx07_1A,vcov.=vcovHC(s0mmx07_1A))[,4],
                               coeftest(s0mmx07_1B,vcov.=vcovHC(s0mmx07_1B))[,4],
                               coeftest(s0mmx07_1C,vcov.=vcovHC(s0mmx07_1C))[,4]),
       omit.coef = "(wave)", stars = c(0.1,0.05,0.01,0.001), symbol = "\\dagger",
       custom.coef.map = vnmap, 
       custom.model.names = c("Base","ZIP","Municipality","Full"),
       booktabs = TRUE, dcolumn = TRUE, use.packages = FALSE, table = FALSE, fontsize = "scriptsize",
       file = paste0(projdir,"/out/s0mmx07_1_tabular.tex"))

#'
#' # With Matched Data (Without Distance Adjustment)
#'

sifcct <- readRDS(datadir1x)
sifcct$agex <- sifcct$age/10 - 4.5
sifcct$ldpdpjft <- original$ldpdpjft[match(paste(sifcct$id,sifcct$wave),paste(original$id,original$wave))]
summary(sifcct$ldpdpjft)
sifcct$income <- original$income[match(paste(sifcct$id,sifcct$wave),paste(original$id,original$wave))]
summary(sifcct$income)

#'
#' ## Outcome Model 
#'

## Living in Local ZIP since at least age 15 ##

s1mox_10 <- lm(update(foreignsuff ~ ., basemod0), data=sifcct[which(sifcct$age - sifcct$lvlen>=23),])
s1mox_1A <- lm(update(foreignsuff ~ ., basemodA), data=sifcct[which(sifcct$age - sifcct$lvlen>=23),])
s1mox_1B <- lm(update(foreignsuff ~ ., basemodB), data=sifcct[which(sifcct$age - sifcct$lvlen>=23),])
s1mox_1C <- lm(update(foreignsuff ~ ., basemodC), data=sifcct[which(sifcct$age - sifcct$lvlen>=23),])
screenreg(list(s1mox_10,s1mox_1A,s1mox_1B,s1mox_1C), digits = 4, #single.row = T,
          override.se = list(coeftest(s1mox_10,vcov.=vcovHC(s1mox_10))[,2],
                             coeftest(s1mox_1A,vcov.=vcovHC(s1mox_1A))[,2],
                             coeftest(s1mox_1B,vcov.=vcovHC(s1mox_1B))[,2],
                             coeftest(s1mox_1C,vcov.=vcovHC(s1mox_1C))[,2]),
          override.pvalues = list(coeftest(s1mox_10,vcov.=vcovHC(s1mox_10))[,4],
                                  coeftest(s1mox_1A,vcov.=vcovHC(s1mox_1A))[,4],
                                  coeftest(s1mox_1B,vcov.=vcovHC(s1mox_1B))[,4],
                                  coeftest(s1mox_1C,vcov.=vcovHC(s1mox_1C))[,4]),
          omit.coef = "(wave)",stars = c(0.1,0.05,0.01,0.001), symbol = "+",
          custom.coef.map = vnmap, 
          custom.model.names = c("Base","ZIP","Municipality","Full"))

#+ include = FALSE
texreg(list(s1mox_10,s1mox_1A,s1mox_1B,s1mox_1C), digits = 4, #single.row = T,
       override.se = list(coeftest(s1mox_10,vcov.=vcovHC(s1mox_10))[,2],
                          coeftest(s1mox_1A,vcov.=vcovHC(s1mox_1A))[,2],
                          coeftest(s1mox_1B,vcov.=vcovHC(s1mox_1B))[,2],
                          coeftest(s1mox_1C,vcov.=vcovHC(s1mox_1C))[,2]),
       override.pvalues = list(coeftest(s1mox_10,vcov.=vcovHC(s1mox_10))[,4],
                               coeftest(s1mox_1A,vcov.=vcovHC(s1mox_1A))[,4],
                               coeftest(s1mox_1B,vcov.=vcovHC(s1mox_1B))[,4],
                               coeftest(s1mox_1C,vcov.=vcovHC(s1mox_1C))[,4]),
       omit.coef = "(wave)",stars = c(0.1,0.05,0.01,0.001), symbol = "\\dagger",
       custom.coef.map = vnmap, 
       custom.model.names = c("Base","ZIP","Municipality","Full"),
       booktabs = TRUE, dcolumn = TRUE, use.packages = FALSE, table = FALSE, fontsize = "scriptsize",
       file = paste0(projdir,"/out/s1mox_1_tabular.tex"))

#+
extout <- function(gender,ageset,sub=1) {
  
  if (gender=="Male") sifcct$gender <- sifcct$female
  if (gender=="Female") sifcct$gender <- sifcct$male
  sifcct$ageset <- (sifcct$age - ageset)/10
  
  if (sub==1) {
    modset <- lm(foreignsuff ~ edu2 * gender * ageset + lvpr + zip_did + sqrt(c10_sreg_fper) + 
                   I(c10_sreg_edu_ugsP/10) + didper + sqrt(c10_mun_fper) + I(c10_mun_edu_ugsP/10) + 
                   as.factor(wave), data=sifcct[which(sifcct$age - sifcct$lvlen<=15),])
    subname = "Stayed"
  } else {
    modset <- lm(foreignsuff ~ edu2 * gender * ageset + lvpr + as.factor(wave), 
                 data=sifcct[which(sifcct$age - sifcct$lvlen>=23),])
    subname = "Moved"
  }
  
  
  res <- c(gender,ageset,coef(modset)[2],
           coefci(modset, vcov.=vcovHC(modset), level = 0.95)[2,],
           coefci(modset, vcov.=vcovHC(modset), level = 0.90)[2,],
           coeftest(modset, vcov.=vcovHC(modset))[2,c(2,4)],
           subname)
  names(res) <- c("gender","age","est","lci95","uci95","lci90","uci90","se","p","lv")
  
  return(res)
  
}

outdt1x <- rbind(extout("Female",25,2),
                extout("Female",35,2),
                extout("Female",45,2),
                extout("Female",55,2),
                extout("Female",65,2),
                extout("Male",25,2),
                extout("Male",35,2),
                extout("Male",45,2),
                extout("Male",55,2),
                extout("Male",65,2))
outdt1x <- as.data.frame(outdt1x)
for(i in 2:9) outdt1x[,i] <- as.numeric(outdt1x[,i])
outdt1x$gender <- factor(outdt1x$gender, levels=unique(outdt1x$gender))
summary(outdt1x)

#'
#' ## Outcome Model 2
#'

## Living in Local ZIP since at least age 15 ##

# require(nnet)
# s1mox2_10 <- multinom(update(foreignsuff3x ~ ., basemod0), data=sifcct[which(sifcct$age - sifcct$lvlen>=23),])
# s1mox2_1A <- multinom(update(foreignsuff3x ~ ., basemodA), data=sifcct[which(sifcct$age - sifcct$lvlen>=23),])
# s1mox2_1B <- multinom(update(foreignsuff3x ~ ., basemodB), data=sifcct[which(sifcct$age - sifcct$lvlen>=23),])
# s1mox2_1C <- multinom(update(foreignsuff3x ~ ., basemodC), data=sifcct[which(sifcct$age - sifcct$lvlen>=23),])

sifcct.mlogit <- dfidx(sifcct[which(sifcct$age - sifcct$lvlen>=23),],
                       shape = "wide", choice = "foreignsuff3x")
# # levels(sifcct.mlogit$idx$id2) <- c("Disagree","Neither","Agree")
s1mox2_10 <- mlogit(outmod0.mlogit, data=sifcct.mlogit, reflevel="Disagree")
s1mox2_1A <- mlogit(outmodA.mlogit, data=sifcct.mlogit, reflevel="Disagree")
s1mox2_1B <- mlogit(outmodB.mlogit, data=sifcct.mlogit, reflevel="Disagree")
s1mox2_1C <- mlogit(outmodC.mlogit, data=sifcct.mlogit, reflevel="Disagree")

screenreg(list(s1mox2_10,s1mox2_1A), digits = 4, #single.row = T,
          override.se = list(coeftest(s1mox2_10,vcov=sandwich)[grep(":Neither",names(coef(s1mox2_10))),2],
                             coeftest(s1mox2_10,vcov=sandwich)[grep(":Agree",names(coef(s1mox2_10))),2],
                             coeftest(s1mox2_1A,vcov=sandwich)[grep(":Neither",names(coef(s1mox2_1A))),2],
                             coeftest(s1mox2_1A,vcov=sandwich)[grep(":Agree",names(coef(s1mox2_1A))),2]),
          override.pvalues = list(coeftest(s1mox2_10,vcov=sandwich)[grep(":Neither",names(coef(s1mox2_10))),4],
                                  coeftest(s1mox2_10,vcov=sandwich)[grep(":Agree",names(coef(s1mox2_10))),4],
                                  coeftest(s1mox2_1A,vcov=sandwich)[grep(":Neither",names(coef(s1mox2_1A))),4],
                                  coeftest(s1mox2_1A,vcov=sandwich)[grep(":Agree",names(coef(s1mox2_1A))),4]),
          beside = T,
          omit.coef = "(wave)",stars = c(0.1,0.05,0.01,0.001), symbol = "+", 
          custom.model.names = c("Base: Agree","Base: Neither",
                                 "ZIP: Agree","ZIP: Neither"),
          custom.coef.map = vnmap)
screenreg(list(s1mox2_1B,s1mox2_1C), digits = 4, #single.row = T,
          override.se = list(coeftest(s1mox2_1B,vcov=sandwich)[grep(":Neither",names(coef(s1mox2_1B))),2],
                             coeftest(s1mox2_1B,vcov=sandwich)[grep(":Agree",names(coef(s1mox2_1B))),2],
                             coeftest(s1mox2_1C,vcov=sandwich)[grep(":Neither",names(coef(s1mox2_1C))),2],
                             coeftest(s1mox2_1C,vcov=sandwich)[grep(":Agree",names(coef(s1mox2_1C))),2]),
          override.pvalues = list(coeftest(s1mox2_1B,vcov=sandwich)[grep(":Neither",names(coef(s1mox2_1B))),4],
                                  coeftest(s1mox2_1B,vcov=sandwich)[grep(":Agree",names(coef(s1mox2_1B))),4],
                                  coeftest(s1mox2_1C,vcov=sandwich)[grep(":Neither",names(coef(s1mox2_1C))),4],
                                  coeftest(s1mox2_1C,vcov=sandwich)[grep(":Agree",names(coef(s1mox2_1C))),4]),
          beside = T,
          omit.coef = "(wave)",stars = c(0.1,0.05,0.01,0.001), symbol = "+",
          custom.coef.map = vnmap,
          custom.model.names = c("Mun.: Agree","Mun.: Neither",
                                 "Full: Agree","Full: Neither"))

#+ include = FALSE
texreg(list(s1mox2_10,s1mox2_1A), digits = 4, #single.row = T,
       override.se = list(coeftest(s1mox2_10,vcov=sandwich)[grep(":Neither",names(coef(s1mox2_10))),2],
                          coeftest(s1mox2_10,vcov=sandwich)[grep(":Agree",names(coef(s1mox2_10))),2],
                          coeftest(s1mox2_1A,vcov=sandwich)[grep(":Neither",names(coef(s1mox2_1A))),2],
                          coeftest(s1mox2_1A,vcov=sandwich)[grep(":Agree",names(coef(s1mox2_1A))),2]),
       override.pvalues = list(coeftest(s1mox2_10,vcov=sandwich)[grep(":Neither",names(coef(s1mox2_10))),4],
                               coeftest(s1mox2_10,vcov=sandwich)[grep(":Agree",names(coef(s1mox2_10))),4],
                               coeftest(s1mox2_1A,vcov=sandwich)[grep(":Neither",names(coef(s1mox2_1A))),4],
                               coeftest(s1mox2_1A,vcov=sandwich)[grep(":Agree",names(coef(s1mox2_1A))),4]),
       beside = T,
       omit.coef = "(wave)",stars = c(0.1,0.05,0.01,0.001), symbol = "\\dagger", 
       custom.model.names = c("Base: Agree","Base: Neither",
                              "ZIP: Agree","ZIP: Neither"),
       custom.coef.map = vnmap,
       booktabs = TRUE, dcolumn = TRUE, use.packages = FALSE, table = FALSE, fontsize = "scriptsize",
       file = paste0(projdir,"/out/s1mox2_1_1_tabular.tex"))
texreg(list(s1mox2_1B,s1mox2_1C), digits = 4, #single.row = T,
       override.se = list(coeftest(s1mox2_1B,vcov=sandwich)[grep(":Neither",names(coef(s1mox2_1B))),2],
                          coeftest(s1mox2_1B,vcov=sandwich)[grep(":Agree",names(coef(s1mox2_1B))),2],
                          coeftest(s1mox2_1C,vcov=sandwich)[grep(":Neither",names(coef(s1mox2_1C))),2],
                          coeftest(s1mox2_1C,vcov=sandwich)[grep(":Agree",names(coef(s1mox2_1C))),2]),
       override.pvalues = list(coeftest(s1mox2_1B,vcov=sandwich)[grep(":Neither",names(coef(s1mox2_1B))),4],
                               coeftest(s1mox2_1B,vcov=sandwich)[grep(":Agree",names(coef(s1mox2_1B))),4],
                               coeftest(s1mox2_1C,vcov=sandwich)[grep(":Neither",names(coef(s1mox2_1C))),4],
                               coeftest(s1mox2_1C,vcov=sandwich)[grep(":Agree",names(coef(s1mox2_1C))),4]),
       beside = T,
       omit.coef = "(wave)",stars = c(0.1,0.05,0.01,0.001), symbol = "\\dagger",
       custom.coef.map = vnmap,
       custom.model.names = c("Mun.: Agree","Mun.: Neither",
                              "Full: Agree","Full: Neither"),
       booktabs = TRUE, dcolumn = TRUE, use.packages = FALSE, table = FALSE, fontsize = "scriptsize",
       file = paste0(projdir,"/out/s1mox2_1_2_tabular.tex"))

#+
extout <- function(gender,ageset,sub=1) {
  
  if (gender=="Male") sifcct$gender <- sifcct$female
  if (gender=="Female") sifcct$gender <- sifcct$male
  sifcct$ageset <- (sifcct$age - ageset)/10
  
  if (sub==1) {
    # modset <- multinom(foreignsuff3x ~ edu2 * gender * ageset + lvpr + zip_did + sqrt(c10_sreg_fper) + 
    #                      I(c10_sreg_edu_ugsP/10) + didper + sqrt(c10_mun_fper) + I(c10_mun_edu_ugsP/10) + 
    #                      as.factor(wave), data=sifcct[which(sifcct$age - sifcct$lvlen<=15),],
    #                    Hess = TRUE)
    sifcct.mlogit.tmp <- dfidx(sifcct[which(sifcct$age - sifcct$lvlen<=15),],
                               shape = "wide", choice = "foreignsuff3x")
    # levels(sifcct.mlogit.tmp$idx$id2) <- c("Disagree","Neither","Agree")
    modset <- mlogit(foreignsuff3x ~ 0 | edu2 * gender * ageset + lvpr + zip_did + sqrt(c10_sreg_fper) + 
                       I(c10_sreg_edu_ugsP/10) + didper + sqrt(c10_mun_fper) + I(c10_mun_edu_ugsP/10) + 
                       as.factor(wave), data=sifcct.mlogit.tmp, reflevel = "Disagree")
    subname = "Stayed"
  } else {
    # modset <- multinom(foreignsuff3x ~ edu2 * gender * ageset + lvpr + as.factor(wave), 
    #                    data=sifcct[which(sifcct$age - sifcct$lvlen>=23),],
    #                    Hess = TRUE)
    sifcct.mlogit.tmp <- dfidx(sifcct[which(sifcct$age - sifcct$lvlen>=23),],
                               shape = "wide", choice = "foreignsuff3x")
    # levels(sifcct.mlogit.tmp$idx$id2) <- c("Disagree","Neither","Agree")
    modset <- mlogit(foreignsuff3x ~ 0 | edu2 * gender * ageset + lvpr + as.factor(wave), 
                     data=sifcct.mlogit.tmp, reflevel = "Disagree")
    subname = "Moved"
  }
  
  # modres <- extract(modset)
  
  # res <- c(gender,ageset,modres@coef[grep("^Agree: edu2$",modres@coef.names)],
  #          modres@coef[grep("^Agree: edu2$",modres@coef.names)] - qnorm(0.975)*modres@se[grep("^Agree: edu2$",modres@coef.names)],
  #          modres@coef[grep("^Agree: edu2$",modres@coef.names)] + qnorm(0.975)*modres@se[grep("^Agree: edu2$",modres@coef.names)],
  #          modres@coef[grep("^Agree: edu2$",modres@coef.names)] - qnorm(0.95)*modres@se[grep("^Agree: edu2$",modres@coef.names)],
  #          modres@coef[grep("^Agree: edu2$",modres@coef.names)] + qnorm(0.95)*modres@se[grep("^Agree: edu2$",modres@coef.names)],
  #          modres@se[grep("^Agree: edu2$",modres@coef.names)],
  #          modres@pvalues[grep("^Agree: edu2$",modres@coef.names)],
  #          subname)
  res <- c(gender,ageset,coef(modset)[3],
           coefci(modset, vcov=sandwich, level = 0.95)[3,],
           coefci(modset, vcov=sandwich, level = 0.90)[3,],
           coeftest(modset, vcov=sandwich)[3,c(2,4)],
           subname)
  
  names(res) <- c("gender","age","est","lci95","uci95","lci90","uci90","se","p","lv")
  
  return(res)
  
}

outdt1xm <- rbind(extout("Female",25,2),
                 extout("Female",35,2),
                 extout("Female",45,2),
                 extout("Female",55,2),
                 extout("Female",65,2),
                 extout("Male",25,2),
                 extout("Male",35,2),
                 extout("Male",45,2),
                 extout("Male",55,2),
                 extout("Male",65,2))
outdt1xm <- as.data.frame(outdt1xm)
for(i in 2:9) outdt1xm[,i] <- as.numeric(outdt1xm[,i])
outdt1xm$gender <- factor(outdt1xm$gender, levels=unique(outdt1xm$gender))
summary(outdt1xm)

#'
#' ## Mediator Models
#' 
#' ## Knowledge
#'

s1mmx01_10 <- lm(update(knowledge ~ ., basemod0), data=sifcct[which(sifcct$age - sifcct$lvlen>=23),])
s1mmx01_1A <- lm(update(knowledge ~ ., basemodA), data=sifcct[which(sifcct$age - sifcct$lvlen>=23),])
s1mmx01_1B <- lm(update(knowledge ~ ., basemodB), data=sifcct[which(sifcct$age - sifcct$lvlen>=23),])
s1mmx01_1C <- lm(update(knowledge ~ ., basemodC), data=sifcct[which(sifcct$age - sifcct$lvlen>=23),])
screenreg(list(s1mmx01_10,s1mmx01_1A,s1mmx01_1B,s1mmx01_1C), digits = 4, #single.row = T,
          override.se = list(coeftest(s1mmx01_10,vcov.=vcovHC(s1mmx01_10))[,2],
                             coeftest(s1mmx01_1A,vcov.=vcovHC(s1mmx01_1A))[,2],
                             coeftest(s1mmx01_1B,vcov.=vcovHC(s1mmx01_1B))[,2],
                             coeftest(s1mmx01_1C,vcov.=vcovHC(s1mmx01_1C))[,2]),
          override.pvalues = list(coeftest(s1mmx01_10,vcov.=vcovHC(s1mmx01_10))[,4],
                                  coeftest(s1mmx01_1A,vcov.=vcovHC(s1mmx01_1A))[,4],
                                  coeftest(s1mmx01_1B,vcov.=vcovHC(s1mmx01_1B))[,4],
                                  coeftest(s1mmx01_1C,vcov.=vcovHC(s1mmx01_1C))[,4]),
          omit.coef = "(wave)", stars = c(0.1,0.05,0.01,0.001), symbol = "+",
          custom.coef.map = vnmap, 
          custom.model.names = c("Base","ZIP","Municipality","Full"))

#+ include = FALSE
texreg(list(s1mmx01_10,s1mmx01_1A,s1mmx01_1B,s1mmx01_1C), digits = 4, #single.row = T,
       override.se = list(coeftest(s1mmx01_10,vcov.=vcovHC(s1mmx01_10))[,2],
                          coeftest(s1mmx01_1A,vcov.=vcovHC(s1mmx01_1A))[,2],
                          coeftest(s1mmx01_1B,vcov.=vcovHC(s1mmx01_1B))[,2],
                          coeftest(s1mmx01_1C,vcov.=vcovHC(s1mmx01_1C))[,2]),
       override.pvalues = list(coeftest(s1mmx01_10,vcov.=vcovHC(s1mmx01_10))[,4],
                               coeftest(s1mmx01_1A,vcov.=vcovHC(s1mmx01_1A))[,4],
                               coeftest(s1mmx01_1B,vcov.=vcovHC(s1mmx01_1B))[,4],
                               coeftest(s1mmx01_1C,vcov.=vcovHC(s1mmx01_1C))[,4]),
       omit.coef = "(wave)", stars = c(0.1,0.05,0.01,0.001), symbol = "\\dagger",
       custom.coef.map = vnmap, 
       custom.model.names = c("Base","ZIP","Municipality","Full"),
       booktabs = TRUE, dcolumn = TRUE, use.packages = FALSE, table = FALSE, fontsize = "scriptsize",
       file = paste0(projdir,"/out/s1mmx01_1_tabular.tex"))



#'
#' ## Ideology
#'

s1mmx02_10 <- lm(update(ideology ~ ., basemod0), data=sifcct[which(sifcct$age - sifcct$lvlen>=23),])
s1mmx02_1A <- lm(update(ideology ~ ., basemodA), data=sifcct[which(sifcct$age - sifcct$lvlen>=23),])
s1mmx02_1B <- lm(update(ideology ~ ., basemodB), data=sifcct[which(sifcct$age - sifcct$lvlen>=23),])
s1mmx02_1C <- lm(update(ideology ~ ., basemodC), data=sifcct[which(sifcct$age - sifcct$lvlen>=23),])
screenreg(list(s1mmx02_10,s1mmx02_1A,s1mmx02_1B,s1mmx02_1C), digits = 4, #single.row = T,
          override.se = list(coeftest(s1mmx02_10,vcov.=vcovHC(s1mmx02_10))[,2],
                             coeftest(s1mmx02_1A,vcov.=vcovHC(s1mmx02_1A))[,2],
                             coeftest(s1mmx02_1B,vcov.=vcovHC(s1mmx02_1B))[,2],
                             coeftest(s1mmx02_1C,vcov.=vcovHC(s1mmx02_1C))[,2]),
          override.pvalues = list(coeftest(s1mmx02_10,vcov.=vcovHC(s1mmx02_10))[,4],
                                  coeftest(s1mmx02_1A,vcov.=vcovHC(s1mmx02_1A))[,4],
                                  coeftest(s1mmx02_1B,vcov.=vcovHC(s1mmx02_1B))[,4],
                                  coeftest(s1mmx02_1C,vcov.=vcovHC(s1mmx02_1C))[,4]),
          omit.coef = "(wave)", stars = c(0.1,0.05,0.01,0.001), symbol = "+",
          custom.coef.map = vnmap, 
          custom.model.names = c("Base","ZIP","Municipality","Full"))

#+ include = FALSE
texreg(list(s1mmx02_10,s1mmx02_1A,s1mmx02_1B,s1mmx02_1C), digits = 4, #single.row = T,
       override.se = list(coeftest(s1mmx02_10,vcov.=vcovHC(s1mmx02_10))[,2],
                          coeftest(s1mmx02_1A,vcov.=vcovHC(s1mmx02_1A))[,2],
                          coeftest(s1mmx02_1B,vcov.=vcovHC(s1mmx02_1B))[,2],
                          coeftest(s1mmx02_1C,vcov.=vcovHC(s1mmx02_1C))[,2]),
       override.pvalues = list(coeftest(s1mmx02_10,vcov.=vcovHC(s1mmx02_10))[,4],
                               coeftest(s1mmx02_1A,vcov.=vcovHC(s1mmx02_1A))[,4],
                               coeftest(s1mmx02_1B,vcov.=vcovHC(s1mmx02_1B))[,4],
                               coeftest(s1mmx02_1C,vcov.=vcovHC(s1mmx02_1C))[,4]),
       omit.coef = "(wave)", stars = c(0.1,0.05,0.01,0.001), symbol = "\\dagger",
       custom.coef.map = vnmap, 
       custom.model.names = c("Base","ZIP","Municipality","Full"),
       booktabs = TRUE, dcolumn = TRUE, use.packages = FALSE, table = FALSE, fontsize = "scriptsize",
       file = paste0(projdir,"/out/s1mmx02_1_tabular.tex"))

#'
#' ## LDP - DPJ FT
#'

s1mmx03_10 <- lm(update(ldpdpjft ~ ., basemod0), data=sifcct[which(sifcct$age - sifcct$lvlen>=23),])
s1mmx03_1A <- lm(update(ldpdpjft ~ ., basemodA), data=sifcct[which(sifcct$age - sifcct$lvlen>=23),])
s1mmx03_1B <- lm(update(ldpdpjft ~ ., basemodB), data=sifcct[which(sifcct$age - sifcct$lvlen>=23),])
s1mmx03_1C <- lm(update(ldpdpjft ~ ., basemodC), data=sifcct[which(sifcct$age - sifcct$lvlen>=23),])
screenreg(list(s1mmx03_10,s1mmx03_1A,s1mmx03_1B,s1mmx03_1C), digits = 4, #single.row = T,
          override.se = list(coeftest(s1mmx03_10,vcov.=vcovHC(s1mmx03_10))[,2],
                             coeftest(s1mmx03_1A,vcov.=vcovHC(s1mmx03_1A))[,2],
                             coeftest(s1mmx03_1B,vcov.=vcovHC(s1mmx03_1B))[,2],
                             coeftest(s1mmx03_1C,vcov.=vcovHC(s1mmx03_1C))[,2]),
          override.pvalues = list(coeftest(s1mmx03_10,vcov.=vcovHC(s1mmx03_10))[,4],
                                  coeftest(s1mmx03_1A,vcov.=vcovHC(s1mmx03_1A))[,4],
                                  coeftest(s1mmx03_1B,vcov.=vcovHC(s1mmx03_1B))[,4],
                                  coeftest(s1mmx03_1C,vcov.=vcovHC(s1mmx03_1C))[,4]),
          omit.coef = "(wave)", stars = c(0.1,0.05,0.01,0.001), symbol = "+",
          custom.coef.map = vnmap, 
          custom.model.names = c("Base","ZIP","Municipality","Full"))

#+ include = FALSE
texreg(list(s1mmx03_10,s1mmx03_1A,s1mmx03_1B,s1mmx03_1C), digits = 4, #single.row = T,
       override.se = list(coeftest(s1mmx03_10,vcov.=vcovHC(s1mmx03_10))[,2],
                          coeftest(s1mmx03_1A,vcov.=vcovHC(s1mmx03_1A))[,2],
                          coeftest(s1mmx03_1B,vcov.=vcovHC(s1mmx03_1B))[,2],
                          coeftest(s1mmx03_1C,vcov.=vcovHC(s1mmx03_1C))[,2]),
       override.pvalues = list(coeftest(s1mmx03_10,vcov.=vcovHC(s1mmx03_10))[,4],
                               coeftest(s1mmx03_1A,vcov.=vcovHC(s1mmx03_1A))[,4],
                               coeftest(s1mmx03_1B,vcov.=vcovHC(s1mmx03_1B))[,4],
                               coeftest(s1mmx03_1C,vcov.=vcovHC(s1mmx03_1C))[,4]),
       omit.coef = "(wave)", stars = c(0.1,0.05,0.01,0.001), symbol = "\\dagger",
       custom.coef.map = vnmap, 
       custom.model.names = c("Base","ZIP","Municipality","Full"),
       booktabs = TRUE, dcolumn = TRUE, use.packages = FALSE, table = FALSE, fontsize = "scriptsize",
       file = paste0(projdir,"/out/s1mmx03_1_tabular.tex"))


#'
#' ## Favorability of South Korea
#'

s1mmx04_10 <- lm(update(familiarityFT_KOR ~ ., basemod0), data=sifcct[which(sifcct$age - sifcct$lvlen>=23),])
s1mmx04_1A <- lm(update(familiarityFT_KOR ~ ., basemodA), data=sifcct[which(sifcct$age - sifcct$lvlen>=23),])
s1mmx04_1B <- lm(update(familiarityFT_KOR ~ ., basemodB), data=sifcct[which(sifcct$age - sifcct$lvlen>=23),])
s1mmx04_1C <- lm(update(familiarityFT_KOR ~ ., basemodC), data=sifcct[which(sifcct$age - sifcct$lvlen>=23),])
screenreg(list(s1mmx04_10,s1mmx04_1A,s1mmx04_1B,s1mmx04_1C), digits = 4, #single.row = T,
          override.se = list(coeftest(s1mmx04_10,vcov.=vcovHC(s1mmx04_10))[,2],
                             coeftest(s1mmx04_1A,vcov.=vcovHC(s1mmx04_1A))[,2],
                             coeftest(s1mmx04_1B,vcov.=vcovHC(s1mmx04_1B))[,2],
                             coeftest(s1mmx04_1C,vcov.=vcovHC(s1mmx04_1C))[,2]),
          override.pvalues = list(coeftest(s1mmx04_10,vcov.=vcovHC(s1mmx04_10))[,4],
                                  coeftest(s1mmx04_1A,vcov.=vcovHC(s1mmx04_1A))[,4],
                                  coeftest(s1mmx04_1B,vcov.=vcovHC(s1mmx04_1B))[,4],
                                  coeftest(s1mmx04_1C,vcov.=vcovHC(s1mmx04_1C))[,4]),
          omit.coef = "(wave)", stars = c(0.1,0.05,0.01,0.001), symbol = "+",
          custom.coef.map = vnmap, 
          custom.model.names = c("Base","ZIP","Municipality","Full"))

#+ include = FALSE
texreg(list(s1mmx04_10,s1mmx04_1A,s1mmx04_1B,s1mmx04_1C), digits = 4, #single.row = T,
       override.se = list(coeftest(s1mmx04_10,vcov.=vcovHC(s1mmx04_10))[,2],
                          coeftest(s1mmx04_1A,vcov.=vcovHC(s1mmx04_1A))[,2],
                          coeftest(s1mmx04_1B,vcov.=vcovHC(s1mmx04_1B))[,2],
                          coeftest(s1mmx04_1C,vcov.=vcovHC(s1mmx04_1C))[,2]),
       override.pvalues = list(coeftest(s1mmx04_10,vcov.=vcovHC(s1mmx04_10))[,4],
                               coeftest(s1mmx04_1A,vcov.=vcovHC(s1mmx04_1A))[,4],
                               coeftest(s1mmx04_1B,vcov.=vcovHC(s1mmx04_1B))[,4],
                               coeftest(s1mmx04_1C,vcov.=vcovHC(s1mmx04_1C))[,4]),
       omit.coef = "(wave)", stars = c(0.1,0.05,0.01,0.001), symbol = "\\dagger",
       custom.coef.map = vnmap, 
       custom.model.names = c("Base","ZIP","Municipality","Full"),
       booktabs = TRUE, dcolumn = TRUE, use.packages = FALSE, table = FALSE, fontsize = "scriptsize",
       file = paste0(projdir,"/out/s1mmx04_1_tabular.tex"))

#'
#' ## Favorability of China
#'

s1mmx05_10 <- lm(update(familiarityFT_CHN ~ ., basemod0), data=sifcct[which(sifcct$age - sifcct$lvlen>=23),])
s1mmx05_1A <- lm(update(familiarityFT_CHN ~ ., basemodA), data=sifcct[which(sifcct$age - sifcct$lvlen>=23),])
s1mmx05_1B <- lm(update(familiarityFT_CHN ~ ., basemodB), data=sifcct[which(sifcct$age - sifcct$lvlen>=23),])
s1mmx05_1C <- lm(update(familiarityFT_CHN ~ ., basemodC), data=sifcct[which(sifcct$age - sifcct$lvlen>=23),])
screenreg(list(s1mmx05_10,s1mmx05_1A,s1mmx05_1B,s1mmx05_1C), digits = 4, #single.row = T,
          override.se = list(coeftest(s1mmx05_10,vcov.=vcovHC(s1mmx05_10))[,2],
                             coeftest(s1mmx05_1A,vcov.=vcovHC(s1mmx05_1A))[,2],
                             coeftest(s1mmx05_1B,vcov.=vcovHC(s1mmx05_1B))[,2],
                             coeftest(s1mmx05_1C,vcov.=vcovHC(s1mmx05_1C))[,2]),
          override.pvalues = list(coeftest(s1mmx05_10,vcov.=vcovHC(s1mmx05_10))[,4],
                                  coeftest(s1mmx05_1A,vcov.=vcovHC(s1mmx05_1A))[,4],
                                  coeftest(s1mmx05_1B,vcov.=vcovHC(s1mmx05_1B))[,4],
                                  coeftest(s1mmx05_1C,vcov.=vcovHC(s1mmx05_1C))[,4]),
          omit.coef = "(wave)", stars = c(0.1,0.05,0.01,0.001), symbol = "+",
          custom.coef.map = vnmap, 
          custom.model.names = c("Base","ZIP","Municipality","Full"))

#+ include = FALSE
texreg(list(s1mmx05_10,s1mmx05_1A,s1mmx05_1B,s1mmx05_1C), digits = 4, #single.row = T,
       override.se = list(coeftest(s1mmx05_10,vcov.=vcovHC(s1mmx05_10))[,2],
                          coeftest(s1mmx05_1A,vcov.=vcovHC(s1mmx05_1A))[,2],
                          coeftest(s1mmx05_1B,vcov.=vcovHC(s1mmx05_1B))[,2],
                          coeftest(s1mmx05_1C,vcov.=vcovHC(s1mmx05_1C))[,2]),
       override.pvalues = list(coeftest(s1mmx05_10,vcov.=vcovHC(s1mmx05_10))[,4],
                               coeftest(s1mmx05_1A,vcov.=vcovHC(s1mmx05_1A))[,4],
                               coeftest(s1mmx05_1B,vcov.=vcovHC(s1mmx05_1B))[,4],
                               coeftest(s1mmx05_1C,vcov.=vcovHC(s1mmx05_1C))[,4]),
       omit.coef = "(wave)", stars = c(0.1,0.05,0.01,0.001), symbol = "\\dagger",
       custom.coef.map = vnmap, 
       custom.model.names = c("Base","ZIP","Municipality","Full"),
       booktabs = TRUE, dcolumn = TRUE, use.packages = FALSE, table = FALSE, fontsize = "scriptsize",
       file = paste0(projdir,"/out/s1mmx05_1_tabular.tex"))

#'
#' ## Favorability of USA
#'

s1mmx06_10 <- lm(update(familiarityFT_USA ~ ., basemod0), data=sifcct[which(sifcct$age - sifcct$lvlen>=23),])
s1mmx06_1A <- lm(update(familiarityFT_USA ~ ., basemodA), data=sifcct[which(sifcct$age - sifcct$lvlen>=23),])
s1mmx06_1B <- lm(update(familiarityFT_USA ~ ., basemodB), data=sifcct[which(sifcct$age - sifcct$lvlen>=23),])
s1mmx06_1C <- lm(update(familiarityFT_USA ~ ., basemodC), data=sifcct[which(sifcct$age - sifcct$lvlen>=23),])
screenreg(list(s1mmx06_10,s1mmx06_1A,s1mmx06_1B,s1mmx06_1C), digits = 4, #single.row = T,
          override.se = list(coeftest(s1mmx06_10,vcov.=vcovHC(s1mmx06_10))[,2],
                             coeftest(s1mmx06_1A,vcov.=vcovHC(s1mmx06_1A))[,2],
                             coeftest(s1mmx06_1B,vcov.=vcovHC(s1mmx06_1B))[,2],
                             coeftest(s1mmx06_1C,vcov.=vcovHC(s1mmx06_1C))[,2]),
          override.pvalues = list(coeftest(s1mmx06_10,vcov.=vcovHC(s1mmx06_10))[,4],
                                  coeftest(s1mmx06_1A,vcov.=vcovHC(s1mmx06_1A))[,4],
                                  coeftest(s1mmx06_1B,vcov.=vcovHC(s1mmx06_1B))[,4],
                                  coeftest(s1mmx06_1C,vcov.=vcovHC(s1mmx06_1C))[,4]),
          omit.coef = "(wave)", stars = c(0.1,0.05,0.01,0.001), symbol = "+",
          custom.coef.map = vnmap, 
          custom.model.names = c("Base","ZIP","Municipality","Full"))

#+ include = FALSE
texreg(list(s1mmx06_10,s1mmx06_1A,s1mmx06_1B,s1mmx06_1C), digits = 4, #single.row = T,
       override.se = list(coeftest(s1mmx06_10,vcov.=vcovHC(s1mmx06_10))[,2],
                          coeftest(s1mmx06_1A,vcov.=vcovHC(s1mmx06_1A))[,2],
                          coeftest(s1mmx06_1B,vcov.=vcovHC(s1mmx06_1B))[,2],
                          coeftest(s1mmx06_1C,vcov.=vcovHC(s1mmx06_1C))[,2]),
       override.pvalues = list(coeftest(s1mmx06_10,vcov.=vcovHC(s1mmx06_10))[,4],
                               coeftest(s1mmx06_1A,vcov.=vcovHC(s1mmx06_1A))[,4],
                               coeftest(s1mmx06_1B,vcov.=vcovHC(s1mmx06_1B))[,4],
                               coeftest(s1mmx06_1C,vcov.=vcovHC(s1mmx06_1C))[,4]),
       omit.coef = "(wave)", stars = c(0.1,0.05,0.01,0.001), symbol = "\\dagger",
       custom.coef.map = vnmap, 
       custom.model.names = c("Base","ZIP","Municipality","Full"),
       booktabs = TRUE, dcolumn = TRUE, use.packages = FALSE, table = FALSE, fontsize = "scriptsize",
       file = paste0(projdir,"/out/s1mmx06_1_tabular.tex"))


#' 
#' ## Income
#'

s1mmx07_10 <- lm(update(income ~ ., basemod0), data=sifcct[which(sifcct$age - sifcct$lvlen>=23),])
s1mmx07_1A <- lm(update(income ~ ., basemodA), data=sifcct[which(sifcct$age - sifcct$lvlen>=23),])
s1mmx07_1B <- lm(update(income ~ ., basemodB), data=sifcct[which(sifcct$age - sifcct$lvlen>=23),])
s1mmx07_1C <- lm(update(income ~ ., basemodC), data=sifcct[which(sifcct$age - sifcct$lvlen>=23),])
screenreg(list(s1mmx07_10,s1mmx07_1A,s1mmx07_1B,s1mmx07_1C), digits = 4, #single.row = T,
          override.se = list(coeftest(s1mmx07_10,vcov.=vcovHC(s1mmx07_10))[,2],
                             coeftest(s1mmx07_1A,vcov.=vcovHC(s1mmx07_1A))[,2],
                             coeftest(s1mmx07_1B,vcov.=vcovHC(s1mmx07_1B))[,2],
                             coeftest(s1mmx07_1C,vcov.=vcovHC(s1mmx07_1C))[,2]),
          override.pvalues = list(coeftest(s1mmx07_10,vcov.=vcovHC(s1mmx07_10))[,4],
                                  coeftest(s1mmx07_1A,vcov.=vcovHC(s1mmx07_1A))[,4],
                                  coeftest(s1mmx07_1B,vcov.=vcovHC(s1mmx07_1B))[,4],
                                  coeftest(s1mmx07_1C,vcov.=vcovHC(s1mmx07_1C))[,4]),
          omit.coef = "(wave)", stars = c(0.1,0.05,0.01,0.001), symbol = "+",
          custom.coef.map = vnmap, 
          custom.model.names = c("Base","ZIP","Municipality","Full"))

#+ include = FALSE
texreg(list(s1mmx07_10,s1mmx07_1A,s1mmx07_1B,s1mmx07_1C), digits = 4, #single.row = T,
       override.se = list(coeftest(s1mmx07_10,vcov.=vcovHC(s1mmx07_10))[,2],
                          coeftest(s1mmx07_1A,vcov.=vcovHC(s1mmx07_1A))[,2],
                          coeftest(s1mmx07_1B,vcov.=vcovHC(s1mmx07_1B))[,2],
                          coeftest(s1mmx07_1C,vcov.=vcovHC(s1mmx07_1C))[,2]),
       override.pvalues = list(coeftest(s1mmx07_10,vcov.=vcovHC(s1mmx07_10))[,4],
                               coeftest(s1mmx07_1A,vcov.=vcovHC(s1mmx07_1A))[,4],
                               coeftest(s1mmx07_1B,vcov.=vcovHC(s1mmx07_1B))[,4],
                               coeftest(s1mmx07_1C,vcov.=vcovHC(s1mmx07_1C))[,4]),
       omit.coef = "(wave)", stars = c(0.1,0.05,0.01,0.001), symbol = "\\dagger",
       custom.coef.map = vnmap, 
       custom.model.names = c("Base","ZIP","Municipality","Full"),
       booktabs = TRUE, dcolumn = TRUE, use.packages = FALSE, table = FALSE, fontsize = "scriptsize",
       file = paste0(projdir,"/out/s1mmx07_1_tabular.tex"))

#'
#' # Organizing Outcomes
#' 
#' ## OLS
#'

outdt0x$data <- "Unmatched"
outdt1x$data <- "Matched without \nDistance Adj."

visdtx <- rbind(outdt0x,outdt1x)

visdtx$data <- factor(visdtx$data, levels = c("Unmatched",
                                            "Matched without \nDistance Adj."))
visdtx$pstar <- factor(ifelse(visdtx$p>=.1,"n.s.",ifelse(visdtx$p>=.05,"p<.1","p<.05")),
                      levels = c("p<.05","p<.1","n.s."))

#+ eval=FALSE
saveRDS(visdtx, paste0(projdir, "/out/visdtx.rds"))

#'
#' ## Multinomial Logit
#'

outdt0xm$data <- "Unmatched"
outdt1xm$data <- "Matched without \nDistance Adj."

visdtxm <- rbind(outdt0xm,outdt1xm)

visdtxm$data <- factor(visdtxm$data, levels = c("Unmatched",
                                              "Matched without \nDistance Adj."))
visdtxm$pstar <- factor(ifelse(visdtxm$p>=.1,"n.s.",ifelse(visdtxm$p>=.05,"p<.1","p<.05")),
                       levels = c("p<.05","p<.1","n.s."))

#+ eval=FALSE
saveRDS(visdtxm, paste0(projdir, "/out/visdtxm.rds"))

#'
#' ## Combining OLS and Multinomial Logit
#'

visdtx$method = "OLS"
visdtxm$method = "Multinomial Logit\nAgree vs. Disagree"
visdtxall <- rbind(visdtx,visdtxm)
visdtxall$method <- factor(visdtxall$method, levels = unique(visdtxall$method))
colnames(visdtxall)

#'
#' ## Including Mail
#'

visdtx_mail_ols <- readRDS(paste0(projdir, "/out/visdtx_mail_ols.rds"))
visdtx_mail_ols$method <- "OLS"
visdtx_mail_multinom <- readRDS(paste0(projdir, "/out/visdtx_mail_multinom.rds"))
visdtx_mail_multinom$method <- "Multinomial Logit\nAgree vs. Disagree"
visdtx_mail <- rbind(visdtx_mail_ols,visdtx_mail_multinom)
visdtx_mail$lci95 <- NA
visdtx_mail$uci95 <- NA
visdtx_mail$lci90 <- NA
visdtx_mail$uci90 <- NA
colnames(visdtx_mail)
visdtxall <- rbind(visdtxall,visdtx_mail)
visdtxall$data <- factor(visdtxall$data, levels = unique(visdtxall$data))
table(visdtxall$data)

#+ eval=FALSE
saveRDS(visdtxall, paste0(projdir, "/out/visdtxall.rds"))

#'
#' # Save Image
#'

#+ eval=FALSE
save.image(file=paste0(projdir,"/out/heavy/analysis_2x_matched_v5.RData"))

#+ eval=FALSE, echo=FALSE
# Exporting HTML File
# In R Studio
# rmarkdown::render('./src/analysis_2x_matched_v5.R', rmarkdown::pdf_document(latex_engine="xelatex", extra_dependencies = list(bookmark=NULL, xltxtra=NULL, zxjatype=NULL, zxjafont=c("ipa"))), encoding = 'UTF-8')
# rmarkdown::render('./src/analysis_2x_matched_v5.R', 'github_document', clean=FALSE)
# tmp <- list.files(paste0(projdir,"/src"))
# tmp <- tmp[grep("\\.spin\\.R$|\\.spin\\.Rmd$|\\.utf8\\.md$|\\.knit\\.md$",tmp)]
# for (i in 1:length(tmp)) file.remove(paste0(projdir,"/src/",tmp[i]))
